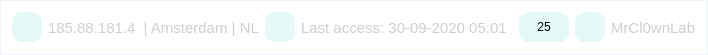
        <widget class="QFrame" name="frame_TopBar">
         <property name="minimumSize">
          <size>
           <width>0</width>
           <height>55</height>
          </size>
         </property>
         <property name="maximumSize">
          <size>
           <width>16777215</width>
           <height>55</height>
          </size>
         </property>
         <property name="layoutDirection">
          <enum>Qt::RightToLeft</enum>
         </property>
         <property name="styleSheet">
          <string notr="true">QFrame{
background-color: #ffffff;
border:1px solid #edf2fa;
}</string>
         </property>
         <property name="frameShape">
          <enum>QFrame::StyledPanel</enum>
         </property>
         <property name="frameShadow">
          <enum>QFrame::Raised</enum>
         </property>
         <layout class="QHBoxLayout" name="horizontalLayout_5">
          <item>
           <widget class="QLabel" name="label_PerfilName">
            <property name="maximumSize">
             <size>
              <width>110</width>
              <height>16777215</height>
             </size>
            </property>
            <property name="styleSheet">
             <string notr="true">QLabel{
color:rgb(204, 207, 211);
	font-size:15px;
	border:0px;

}

</string>
            </property>
            <property name="text">
             <string>MrCl0wnLab</string>
            </property>
            <property name="alignment">
             <set>Qt::AlignLeading|Qt::AlignLeft|Qt::AlignVCenter</set>
            </property>
           </widget>
          </item>
          <item>
           <widget class="QPushButton" name="pushButton_Perfil">
            <property name="minimumSize">
             <size>
              <width>30</width>
              <height>30</height>
             </size>
            </property>
            <property name="maximumSize">
             <size>
              <width>30</width>
              <height>30</height>
             </size>
            </property>
            <property name="styleSheet">
             <string notr="true">QPushButton{
background-color:#e5faf8;
border:0px;
border-radius:10px;
}</string>
            </property>
            <property name="text">
             <string/>
            </property>
            <property name="icon">
             <iconset resource="assets/files.qrc">
              <normaloff>:/icons/user-3.png</normaloff>:/icons/user-3.png</iconset>
            </property>
            <property name="iconSize">
             <size>
              <width>20</width>
              <height>20</height>
             </size>
            </property>
           </widget>
          </item>
          <item>
           <widget class="QPushButton" name="pushButton_Notifications">
            <property name="minimumSize">
             <size>
              <width>50</width>
              <height>30</height>
             </size>
            </property>
            <property name="maximumSize">
             <size>
              <width>50</width>
              <height>30</height>
             </size>
            </property>
            <property name="layoutDirection">
             <enum>Qt::LeftToRight</enum>
            </property>
            <property name="styleSheet">
             <string notr="true">QPushButton{
background-color:#e5faf8;
border:0px;
border-radius:10px;
}</string>
            </property>
            <property name="text">
             <string>25</string>
            </property>
            <property name="icon">
             <iconset resource="assets/files.qrc">
              <normaloff>:/icons/alarm.png</normaloff>:/icons/alarm.png</iconset>
            </property>
            <property name="iconSize">
             <size>
              <width>20</width>
              <height>20</height>
             </size>
            </property>
           </widget>
          </item>
          <item>
           <widget class="QFrame" name="frame_TopBarSpace">
            <property name="styleSheet">
             <string notr="true">QFrame{border:0px;}</string>
            </property>
            <property name="frameShape">
             <enum>QFrame::StyledPanel</enum>
            </property>
            <property name="frameShadow">
             <enum>QFrame::Raised</enum>
            </property>
           </widget>
          </item>
          <item>
           <widget class="QLabel" name="label_LastAccess">
            <property name="minimumSize">
             <size>
              <width>160</width>
              <height>0</height>
             </size>
            </property>
            <property name="maximumSize">
             <size>
              <width>250</width>
              <height>16777215</height>
             </size>
            </property>
            <property name="styleSheet">
             <string notr="true">QLabel{
color:rgb(204, 207, 211);
	font-size:15px;
	border:0px;

}

</string>
            </property>
            <property name="text">
             <string>Last access: 30-09-2020 05:01</string>
            </property>
            <property name="alignment">
             <set>Qt::AlignLeading|Qt::AlignLeft|Qt::AlignVCenter</set>
            </property>
           </widget>
          </item>
          <item>
           <widget class="QPushButton" name="pushButton_LastAccess">
            <property name="minimumSize">
             <size>
              <width>30</width>
              <height>30</height>
             </size>
            </property>
            <property name="maximumSize">
             <size>
              <width>30</width>
              <height>30</height>
             </size>
            </property>
            <property name="styleSheet">
             <string notr="true">QPushButton{
background-color:#e5faf8;
border:0px;
border-radius:10px;
}</string>
            </property>
            <property name="text">
             <string/>
            </property>
            <property name="icon">
             <iconset resource="assets/files.qrc">
              <normaloff>:/icons/clock-1.png</normaloff>:/icons/clock-1.png</iconset>
            </property>
            <property name="iconSize">
             <size>
              <width>20</width>
              <height>20</height>
             </size>
            </property>
           </widget>
          </item>
          <item>
           <widget class="QLabel" name="label_IpInfo">
            <property name="minimumSize">
             <size>
              <width>160</width>
              <height>0</height>
             </size>
            </property>
            <property name="maximumSize">
             <size>
              <width>250</width>
              <height>16777215</height>
             </size>
            </property>
            <property name="styleSheet">
             <string notr="true">QLabel{
color:rgb(204, 207, 211);
	font-size:15px;
	border:0px;

}

</string>
            </property>
            <property name="text">
             <string>185.88.181.4  | Amsterdam | NL</string>
            </property>
            <property name="alignment">
             <set>Qt::AlignLeading|Qt::AlignLeft|Qt::AlignVCenter</set>
            </property>
           </widget>
          </item>
          <item>
           <widget class="QPushButton" name="pushButton_InfoIo">
            <property name="minimumSize">
             <size>
              <width>30</width>
              <height>30</height>
             </size>
            </property>
            <property name="maximumSize">
             <size>
              <width>30</width>
              <height>30</height>
             </size>
            </property>
            <property name="styleSheet">
             <string notr="true">QPushButton{
background-color:#e5faf8;
border:0px;
border-radius:10px;
}</string>
            </property>
            <property name="text">
             <string/>
            </property>
            <property name="icon">
             <iconset resource="assets/files.qrc">
              <normaloff>:/icons/placeholder.png</normaloff>:/icons/placeholder.png</iconset>
            </property>
            <property name="iconSize">
             <size>
              <width>20</width>
              <height>20</height>
             </size>
            </property>
           </widget>
          </item>
         </layout>
        </widget>
